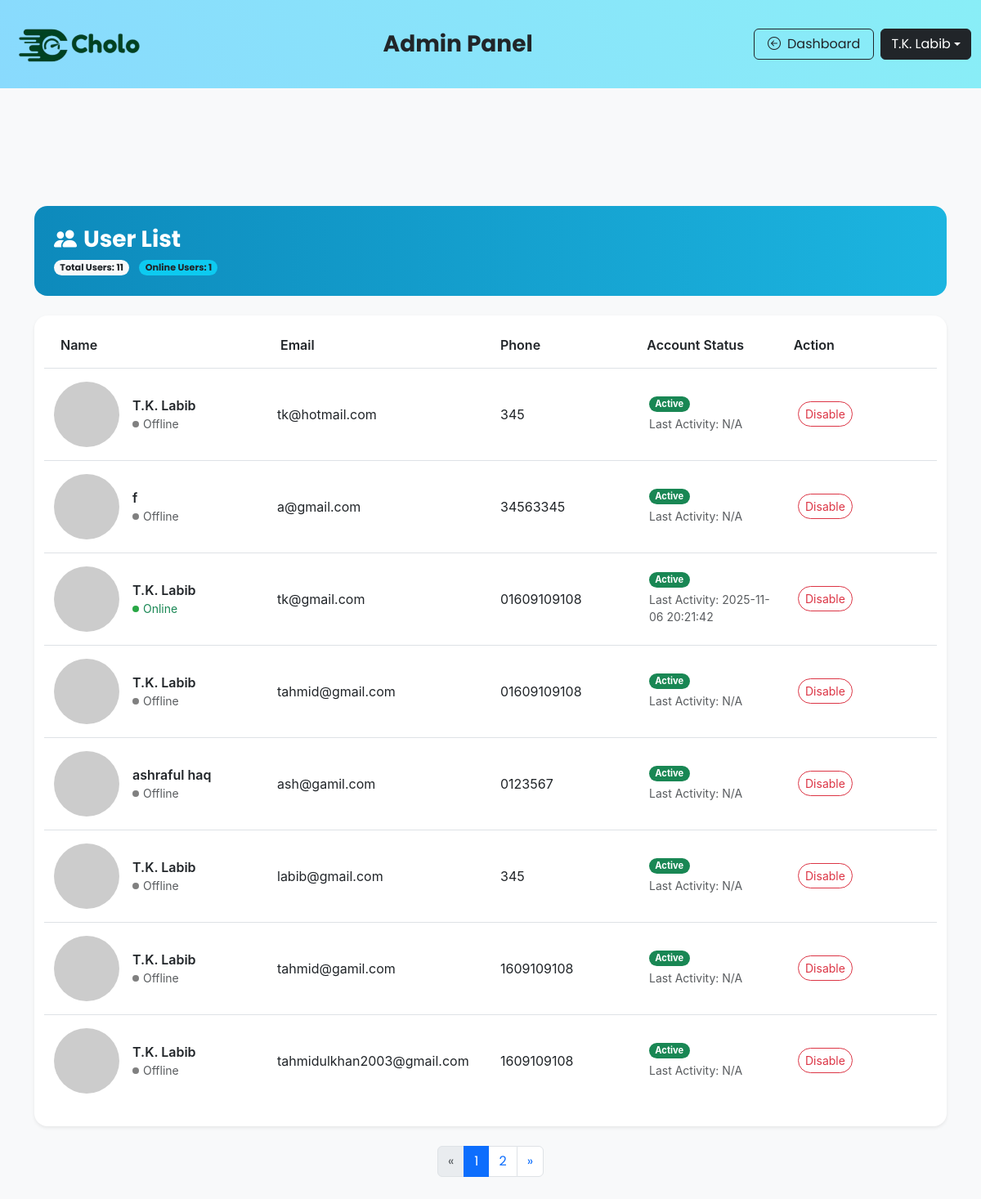
The app's page /user_list.php?msg=user_disabled (signed in) with its own data.
### tables this page shows
CREATE TABLE `user` (
  `user_id` int(10) NOT NULL,
  `email` varchar(100) NOT NULL,
  `password` varchar(255) NOT NULL,
  `name` text NOT NULL,
  `role` varchar(15) NOT NULL DEFAULT 'user',
  `phone` varchar(15) DEFAULT NULL,
  `address` varchar(50) NOT NULL,
  `status` varchar(15) NOT NULL DEFAULT 'active'
);

### user_list.php (the view, shortened to what this page needs)
<?php
$db = connection();
$limit = 8;
$page = isset($_GET['page']) ? (int)$_GET['page'] : 1;
$start = ($page - 1) * $limit;
$count_sql = "SELECT COUNT(*) AS total_user FROM user WHERE role='user'";
$count_result = $db->query($count_sql);
$total_user = $count_result->fetch_assoc()['total_user'];
$count_sql2 = "SELECT COUNT(*) AS total_online FROM user_session WHERE status ='online'";
$count_result2 = $db->query($count_sql2);
$total_online = $count_result2->fetch_assoc()['total_online'];
$total_pages = ceil($total_user / $limit);
$sql = "SELECT u.*, us.status AS session_status, us.last_activity_time
        FROM user u
        LEFT JOIN user_session us ON u.user_id = us.user_id
        WHERE u.role='user'
        ORDER BY u.user_id DESC
        LIMIT $start, $limit";
$result = $db->query($sql);
?>
<!DOCTYPE html>
<html lang="en">
<head>
<link rel="stylesheet" href="bootstrap/css/bootstrap.min.css">
<link rel="stylesheet" href="https://cdn.jsdelivr.net/npm/bootstrap-icons@1.11.1/font/bootstrap-icons.css">
<link href="css/style.css" rel="stylesheet">
</head>
<?php include('admin_navbar.php'); ?>
<body class="bg-light">
<div class="container my-5">
  <div class="p-4 rounded-4 mb-4 text-white" style="background: linear-gradient(90deg, #0D8ABC, #1CB5E0);">
    <div class="d-flex align-items-center justify-content-between">
      <div>
        <h3 class="fw-bold mb-1"><i class="bi bi-people-fill me-2"></i>User List</h3>
          <span class="badge bg-light text-dark rounded-pill me-2">Total Users: <?php echo $total_user; ?></span>
          <span class="badge bg-info text-dark rounded-pill">Online Users: <?php echo $total_online; ?></span>
      </div>
    </div>
  </div>
  <div class="user-list bg-white shadow-sm rounded-4 p-4">
    <div class="row fw-semibold text-dark mb-3 px-2">
      <div class="col-3">Name</div>
      <div class="col-3">Email</div>
      <div class="col-2">Phone</div>
      <div class="col-2">Account Status</div>
      <div class="col-2">Action</div>
    </div>
    <?php if($result->num_rows > 0): ?>
      <?php while($user = $result->fetch_assoc()): ?>
        <div class="row align-items-center py-3 border-top">
          <div class="col-3 d-flex align-items-center">
            <img src="https://ui-avatars.com/api/?name=<?php echo urlencode($user['name']); ?>&background=0D8ABC&color=fff&size=40" class="rounded-circle me-3" alt="avatar">
            <div>
              <div class="fw-semibold"><?php echo htmlspecialchars($user['name']); ?></div>
              <?php if(isset($user['session_status']) && $user['session_status'] === 'online'): ?>
                <small class="text-success d-flex align-items-center">
                  <span style="width:8px;height:8px;background-color:#28a745;border-radius:50%;display:inline-block;margin-right:5px;"></span> Online
                </small>
              <?php else: ?>
                <small class="text-muted d-flex align-items-center">
                  <span style="width:8px;height:8px;background-color:gray;border-radius:50%;display:inline-block;margin-right:5px;"></span> Offline
                </small>
              <?php endif; ?>
            </div>
          </div>
          <div class="col-3"><?php echo $user['email']; ?></div>
          <div class="col-2"><?php echo $user['phone']; ?></div>
          <div class="col-2 d-flex flex-column align-items-start justify-content-center">
            <?php if($user['status'] == 'active'): ?>
              <span class="badge bg-success rounded-pill mb-1">Active</span>
            <?php else: ?>
              <span class="badge bg-danger rounded-pill mb-1">Inactive</span>
            <?php endif; ?>
            <small class="text-muted">
              Last Activity: <?php echo $user['last_activity_time'] ?? 'N/A'; ?>
            </small>
          </div>
          <div class="col-2 d-flex align-items-center">
            <?php if($user['status'] == 'active'): ?>
              <a href="disable.php?id=<?php echo $user['user_id'];?>" class="btn btn-outline-danger btn-sm rounded-pill">Disable</a>
            <?php else: ?>
              <a href="enable.php?id=<?php echo $user['user_id'];?>" class="btn btn-outline-success btn-sm rounded-pill">Enable</a>
            <?php endif; ?>
          </div>
        </div>
      <?php endwhile; ?>
    <?php else: ?>
      <div class="row py-3">
        <div class="col-12 text-center text-muted">No users found.</div>
      </div>
    <?php endif; ?>
  </div>
  <?php if($total_pages > 1): ?>
    <nav aria-label="User list pagination">
      <ul class="pagination justify-content-center mt-4">
        <li class="page-item <?php if($page <= 1) echo 'disabled'; ?>">
          <a class="page-link" href="?page=<?php echo $page-1; ?>">&laquo;</a>
        </li>
        <?php for($i = 1; $i <= $total_pages; $i++): ?>
          <li class="page-item <?php if($i == $page) echo 'active'; ?>">
            <a class="page-link" href="?page=<?php echo $i; ?>"><?php echo $i; ?></a>
          </li>
        <?php endfor; ?>
        <li class="page-item <?php if($page >= $total_pages) echo 'disabled'; ?>">
          <a class="page-link" href="?page=<?php echo $page+1; ?>">&raquo;</a>
        </li>
      </ul>
    </nav>
  <?php endif; ?>
</div>
</body>
</html>

### admin_navbar.php (shortened to what this page needs)
<!DOCTYPE html>
<html lang="en">
<head>
  <link rel="stylesheet" href="bootstrap/css/bootstrap.min.css">
  <link rel="stylesheet" href="css/style.css">
  <link href="https://cdn.jsdelivr.net/npm/bootstrap-icons@1.11.1/font/bootstrap-icons.css" rel="stylesheet">
</head>
<body style="font-family: 'Poppins', sans-serif;">
  <nav class="navbar navbar-expand-lg"
       style="background: linear-gradient(60deg, #89dafdff, #89eef7ff); padding: 1.2rem 0;">
    <div class="container-fluid d-flex justify-content-between align-items-center">
      <a class="navbar-brand" href="#">
        <img src="img/logo.png" alt="logo" class="img-fluid" style="max-height: 60px;">
      </a>
      <h1 class="h3 fw-bold text-dark mb-0 text-center flex-grow-1">Admin Panel</h1>
      <div class="d-flex align-items-center gap-2">
        <a href="admin_dashboard.php" class="btn btn-outline-dark d-flex align-items-center px-3">
          <i class="bi bi-arrow-left-circle me-2"></i> Dashboard
        </a>
        <div class="dropdown">
                            <button class="btn btn-dark dropdown-toggle d-flex align-items-center" type="button" id="userMenu" data-bs-toggle="dropdown" aria-expanded="false">
                                <?php echo htmlspecialchars($_SESSION['name']); ?>
                            </button>
                        </div>
      </div>
    </div>
  </nav>
  <div class="container-fluid py-5">
  </div>
</body>
</html>

### css/style.css (style rules this page uses)
:root { --theme: rgb(183, 237, 252); --theme-dark: #0cbcf2; --theme-light: #baf0ff; --theme-text: #131515; }
body { font-family: 'Poppins', sans-serif; }
h1 { font-family: 'Poppins', sans-serif; font-weight: 700; }
.badge { font-size: 0.7rem; }
.btn { transition: all 0.3s ease; }
.btn-outline-secondary, .btn-outline-danger { transition: all 0.3s ease; }
.user-list { font-family: 'Inter', sans-serif; }
.row.border-top { border-top: 1px solid #f1f3f5; }
.user-list .btn-outline-danger, .user-list .btn-outline-success { transition: all 0.3s ease; }

### records on screen
user: name "T.K. Labib", shows "Offline", email "tk@hotmail.com", phone "345", status "Active", last_activity_time "N/A"
user: name "f", shows "Offline", email "a@gmail.com", phone "34563345", status "Active", last_activity_time "N/A"
user: name "T.K. Labib", shows "Offline", email "tahmid@gmail.com", phone "01609109108", status "Active", last_activity_time "N/A"
user: name "ashraful haq", shows "Offline", email "ash@gamil.com", phone "0123567", status "Active", last_activity_time "N/A"
user: name "T.K. Labib", shows "Offline", email "labib@gmail.com", phone "345", status "Active", last_activity_time "N/A"
user: name "T.K. Labib", shows "Offline", email "tahmid@gamil.com", phone "1609109108", status "Active", last_activity_time "N/A"
user: name "T.K. Labib", shows "Offline", email "tahmidulkhan2003@gmail.com", phone "1609109108", status "Active", last_activity_time "N/A"

### other values on screen
$_SESSION['name'] "T.K. Labib"
$total_user "11"
$total_online "1"
$user['name'] "T.K. Labib"
$user['email'] "tk@gmail.com"
$user['phone'] "01609109108"
$user['last_activity_time'] "2025-11-06 20:21:42"
